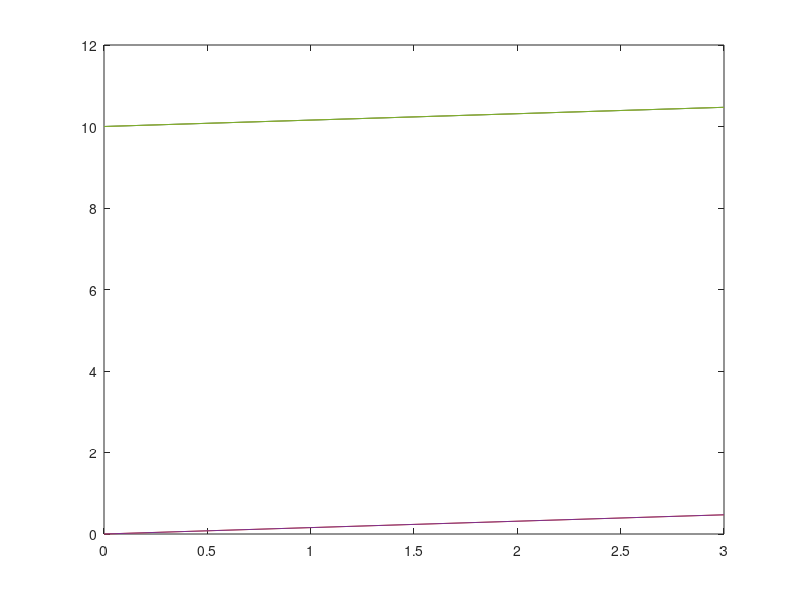

The MATLAB script that drew this image: (Note: this script raises an error after producing the figure.)
rays_in = [10 0 10 0 10; pi/20 pi/20 pi/20 pi/20 pi/20; 0 0 0 0 0; 0 0 0 0 0];
M = [1 3 0 0; 0 1 0 0; 0 0 1 3; 0 0 0 1];
rays_out = M*rays_in;
ray_z = [zeros(1,size(rays_in,2)); 3*ones(1,size(rays_in,2))];
figure;
plot(ray_z, [rays_in(1,:); rays_out(1,:)]);



rays=load('lightField.mat');
%rays


%rays2img(rays_x,rays_y,5,1200)

%M = [1 3 0 0; 0 1 0 0; 0 0 1 3; 0 0 0 1];

%propagation = M*rays.rays;
rays_x = propagation(1,1:end);
%fns=fieldnames(rays);
%rays_x
rays_y = propagation(3, 1:end);
rays2img(rays_x,rays_y,5,1200)
propagation = M*rays.rays;
ray_z = [zeros(1,size(rays.rays,2)); 3*ones(1,size(rays.rays,2))];
figure;
plot(ray_z, [rays.rays(1,:); propagation(1,:)]);